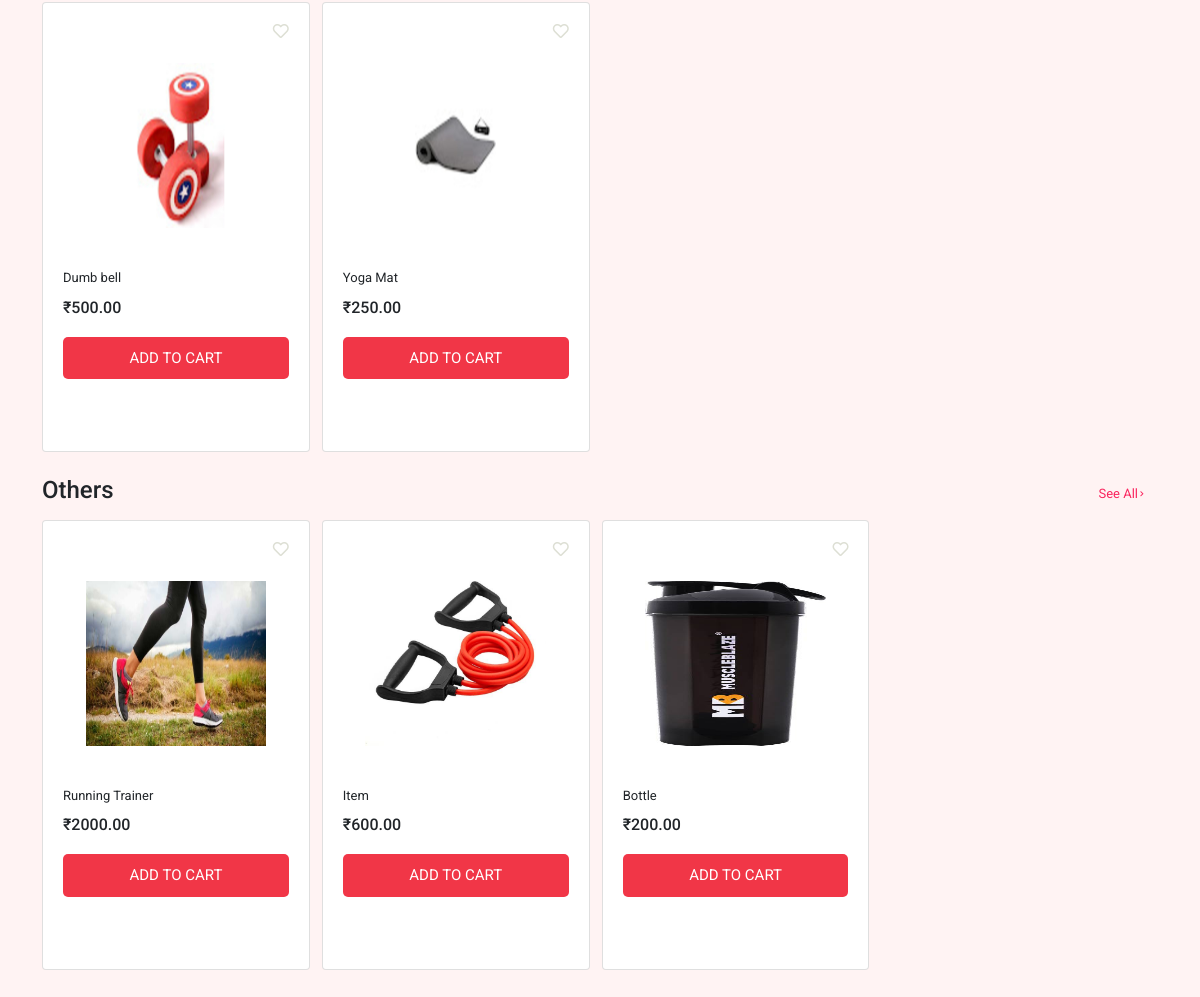
Page /store/ (signed in, lower part) on the earlier database version.
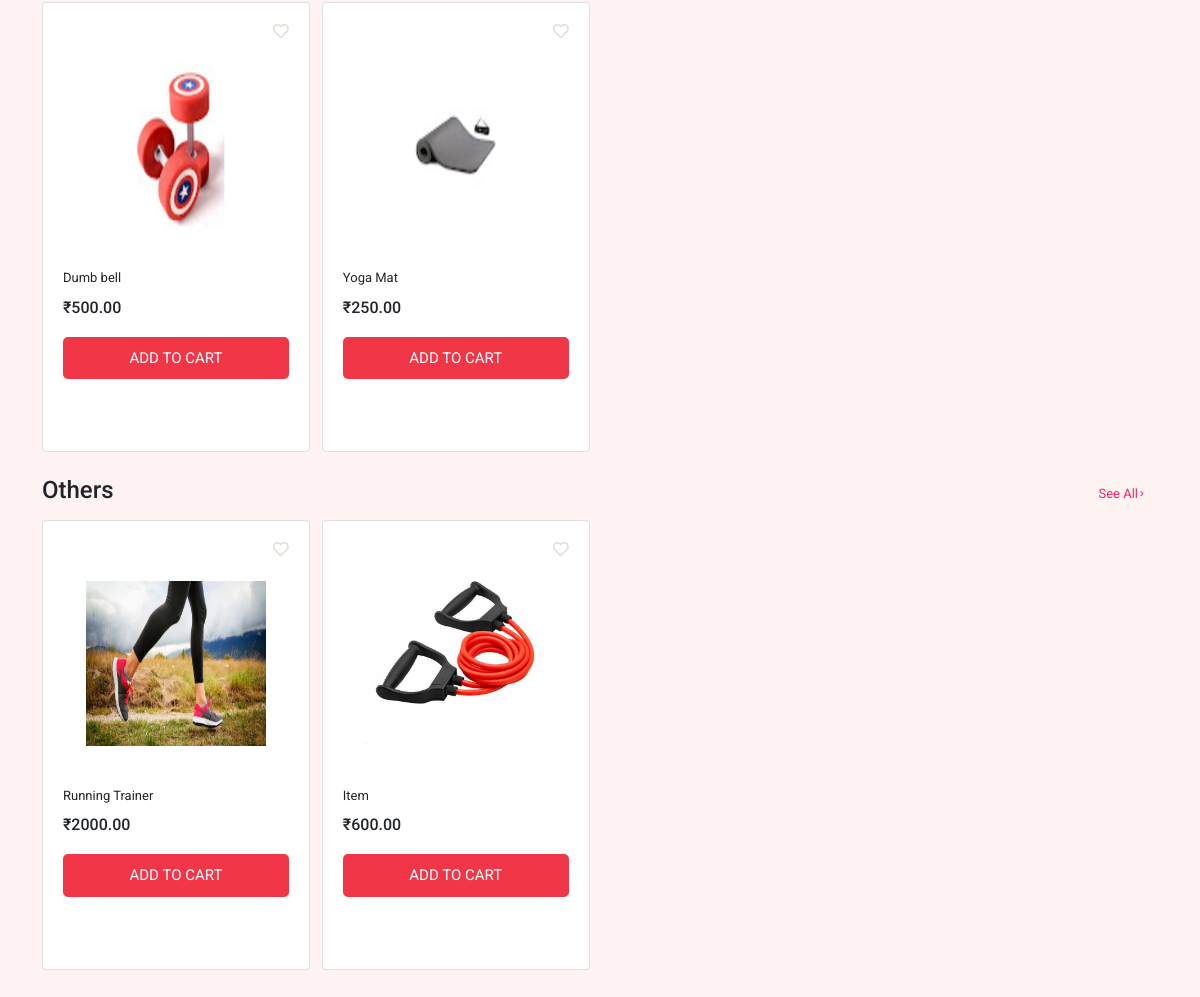
Same page on the later database version.
### store/models.py (models this page shows, shortened)
class Product(models.Model):
	name = models.CharField(max_length=200)
	category = models.ForeignKey(Category, on_delete=models.SET_NULL, null=True)
	price = models.FloatField()
	digital = models.BooleanField(default=False, null=True, blank=True)
	image = models.ImageField(null=True, blank=True)
	@property
	def imageURL(self):
		try:
			url = self.image.url
		except:
			url = ''
		return url

### store/views.py (the view)
# urls.py: path('store/',store, name="store"),
def store(request):
    data = cartData(request)
    cartItems = data['cartItems']
    order = data['order']
    items = data['items']
    products1 = Product.objects.filter(category=1)
    products1 = products1[0:4]
    products2 = Product.objects.filter(category=2)
    products2 = products2[0:4]
    products3 = Product.objects.filter(category=3)
    products3 = products3[0:4]
    context = {'products1':products1,"products2": products2,"products3":products3,'cartItems':cartItems}
    return render(request, 'store/store.html', context)

### store/models.py (called while the page is built)
	@property
	def get_cart_items(self):
		orderitems = self.orderitem_set.all()
		total = sum([item.quantity for item in orderitems])
		return total

### store/utils.py (called while the page is built)
def cartData(request):
	if request.user.is_authenticated:
		customer = request.user.customer
		order, created = Order.objects.get_or_create(customer=customer, complete=False)
		items = order.orderitem_set.all()
		cartItems = order.get_cart_items
	else:
		cookieData = cookieCart(request)
		cartItems = cookieData['cartItems']
		order = cookieData['order']
		items = cookieData['items']
	return {'cartItems':cartItems ,'order':order, 'items':items}

### templates/store/store.html (shortened to what this page needs)
{% extends 'store/main.html' %}
{% load static %}
{% block content %}
<section class="main-body">
    <section class="fitness-equipments">
        <div class="container main-container">
            <div class="card-container">
                {% for product in products2 %}
                <div class="card">
                  <span><i class="fas fa-heart" onclick="wishlist()" id="icon"></i></span>
                  <img src="{{product.imageURL}}"/>
                  <p>{{product.name}}</p>
                  <h5>₹{{product.price|floatformat:2}}</h5>
                  <button type="button" data-product="{{product.id}}" data-action="add" class="add-cart update-cart">ADD TO CART</button>
                </div>
                {% endfor %}
            </div>
        </div>
    </section>
    <section class="supplements">
        <div class="container main-container">
          <div class="title">
            <h4>Others</h4>
            <p><a href="#">See All<i class="fas fa-chevron-right"></i></a></p>
          </div>
            <div class="card-container">
                {% for product in products3 %}
                <div class="card">
                  <span><i class="fas fa-heart" onclick="wishlist()" id="icon"></i></span>
                  <img src="{{product.imageURL}}"/>
                  <p>{{product.name}}</p>
                  <h5>₹{{product.price|floatformat:2}}</h5>
                  <button type="button" data-product="{{product.id}}" data-action="add" class="add-cart update-cart">ADD TO CART</button>
                </div>
                {% endfor %}
            </div>
        </div>
    </section>
</section>
{% endblock content %}

Differences in the rows shown:
removed Product: imageURL (picture), name "Bottle", price "200.00", shown under "Others"
